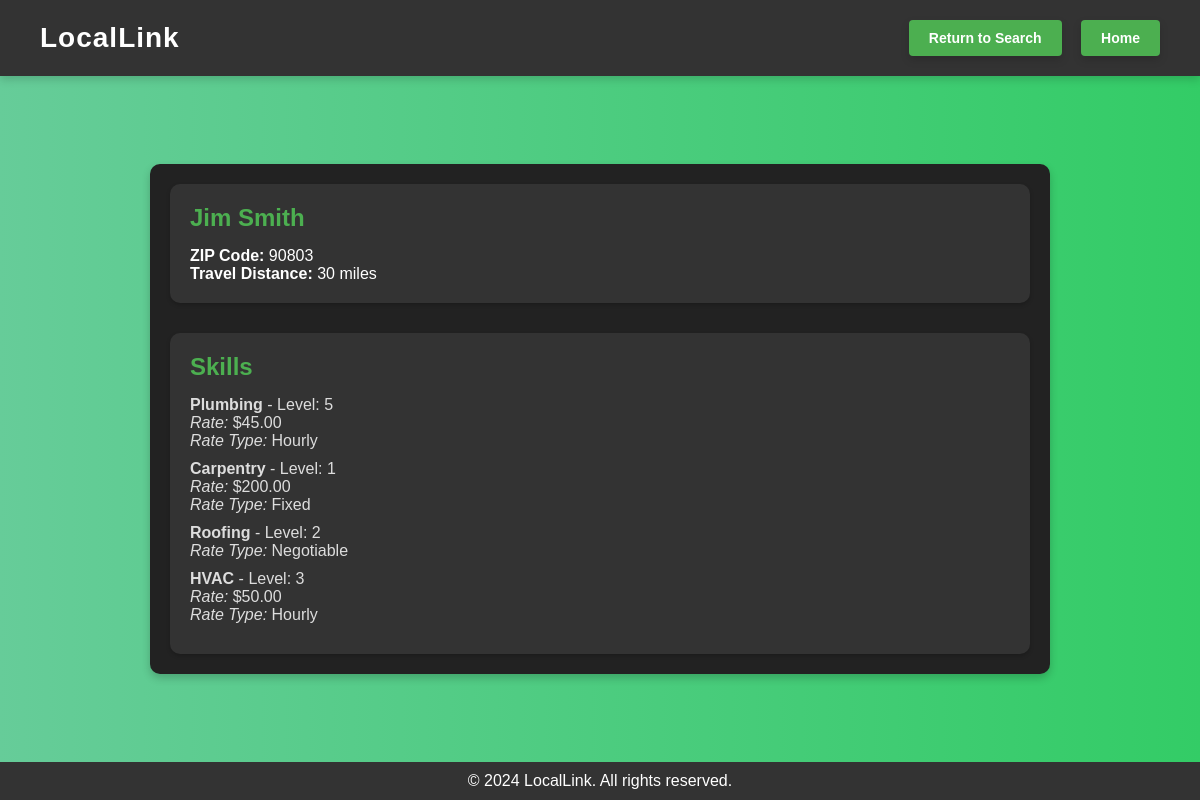
Page /view/3 on the committed database.
### app/models/worker.py (models this page shows, shortened)
class Worker(db.Model):
    __tablename__ = 'workers'
    id = db.Column(db.Integer, primary_key=True)
    profile_picture = db.Column(db.String(200))
    name = db.Column(db.String(100), nullable=False)
    phone_number = db.Column(db.String(15), unique=True, nullable=False)
    password = db.Column(db.String(200), nullable=False)
    zip_code = db.Column(db.String(10), nullable=False)
    travel_distance = db.Column(db.Integer, nullable=False)
    user_role = db.Column(db.String(50), default='regular')
    about_me = db.Column(db.Text, nullable=True)
    is_online = db.Column(db.Boolean, default=False)
    auto_offline_time = db.Column(db.DateTime, nullable=True)
    job_postings = db.relationship('JobPosting', back_populates='worker')
    contracts = db.relationship('Contract', back_populates='worker')
    skills = db.relationship('Skill', back_populates='worker')  # Add this line

### app/models/skill.py (models this page shows, shortened)
class Skill(db.Model):
    __tablename__ = 'skills'
    id = db.Column(db.Integer, primary_key=True)
    skill_name = db.Column(db.String(120), nullable=False)
    experience_level = db.Column(db.Integer, nullable=False)  # Changed to Integer
    worker_id = db.Column(db.Integer, db.ForeignKey('workers.id'), nullable=False)
    description = db.Column(db.Text, default="No description provided", nullable=False)
    rate_type = db.Column(db.String(20), default="negotiable", nullable=False)
    rate_value = db.Column(db.Float, nullable=True)
    worker = db.relationship('Worker', back_populates='skills')

### app/routes/worker_routes.py (the view, shortened to what this page needs)
@worker_bp.route('/view/<int:worker_id>', methods=['GET'])
def worker_view(worker_id):
    worker = Worker.query.get_or_404(worker_id)
    skills = Skill.query.filter_by(worker_id=worker_id).all()
    employer_id = session.get('employer_id')
    return render_template('worker_view.html', worker=worker, skills=skills)

### app/templates/worker_view.html (shortened to what this page needs)
<!DOCTYPE html>
<html lang="en">
<head>
    <link rel="stylesheet" href="{{ url_for('static', filename='css/worker_view.css') }}">
</head>
<body>
    <header>
        <div class="logo">
            <h1>LocalLink</h1>
        </div>
        <nav>
            <a href="{{ url_for('home.search', zip_code=request.args.get('zip_code'), service_type=request.args.get('service_type')) }}" class="button">Return to Search</a>
            <a href="{{ url_for('home.home') }}" class="button">Home</a>
        </nav>
    </header>
    <main>
        <section class="worker-card">
            <div class="worker-details">
                <h2>{{ worker.name }}</h2>
                <p><strong>ZIP Code:</strong> {{ worker.zip_code }}</p>
                <p><strong>Travel Distance:</strong> {{ worker.travel_distance }} miles</p>
            </div>
            <div class="worker-skills">
                <h2>Skills</h2>
                {% if skills %}
                    <ul>
                        {% for skill in skills %}
                            <li>
                                <strong>{{ skill.skill_name }}</strong> - Level: {{ skill.experience_level }}
                                {% if skill.rate_type != 'negotiable' %}
                                    <br><em>Rate:</em> ${{ "{:.2f}".format(skill.rate_value|default(0)) }}
                                {% endif %}
                                <br><em>Rate Type:</em> {{ skill.rate_type.capitalize() }}
                            </li>
                        {% endfor %}
                    </ul>
                {% else %}
                    <p>No skills listed yet.</p>
                {% endif %}
            </div>
        </section>
    </main>
    <footer>
        <p>&copy; 2024 LocalLink. All rights reserved.</p>
    </footer>
</body>
</html>

### app/static/css/worker_view.css (style rules this page uses)
* { margin: 0; padding: 0; box-sizing: border-box; }
body { font-family: Arial, sans-serif; background: linear-gradient(to right, #66cc99, #33cc66); color: #333; display: flex; flex-direction: column; min-height: 100vh; margin: 0; }
header { display: flex; justify-content: space-between; align-items: center; background-color: #333; color: white; padding: 20px 40px; box-shadow: 0 4px 8px rgba(0, 0, 0, 0.15); }
header .logo h1 { font-size: 28px; letter-spacing: 1px; }
header nav a { display: flex; color: #fff; text-decoration: none; margin-left: 15px; }
main { flex-grow: 1; display: flex; justify-content: center; align-items: center; padding: 40px; }
.worker-card { background-color: #222; color: white; border-radius: 10px; box-shadow: 0 4px 8px rgba(0, 0, 0, 0.2); padding: 20px; max-width: 900px; width: 100%; display: flex; flex-direction: column; gap: 30px; }
.worker-details, .worker-skills, .contact-worker { padding: 20px; background-color: #333; border-radius: 10px; box-shadow: 0 2px 4px rgba(0, 0, 0, 0.2); }
.worker-details h2, .worker-skills h2, .contact-worker h2 { color: #4CAF50; font-size: 1.5em; margin-bottom: 15px; }
.worker-skills ul { list-style: none; padding: 0; }
.worker-skills ul li { margin-bottom: 10px; color: #ddd; }
.button { display: inline-block; padding: 10px 20px; background-color: #4CAF50; color: white; text-decoration: none; font-size: 14px; font-weight: bold; border-radius: 4px; border: none; box-shadow: 0 4px 8px rgba(0, 0, 0, 0.15); cursor: pointer; transition: background-color 0.3s, transform 0.2s; }
footer { text-align: center; padding: 10px; background-color: #333; color: white; margin-top: auto; }

### rows in the picture
Worker: name "Jim Smith", zip_code "90803", travel_distance "30"
Skill: skill_name "Plumbing", experience_level "5", rate_value "45.00", rate_type "Hourly"
Skill: skill_name "Carpentry", experience_level "1", rate_value "200.00", rate_type "Fixed"
Skill: skill_name "Roofing", experience_level "2", rate_type "Negotiable"
Skill: skill_name "HVAC", experience_level "3", rate_value "50.00", rate_type "Hourly"
